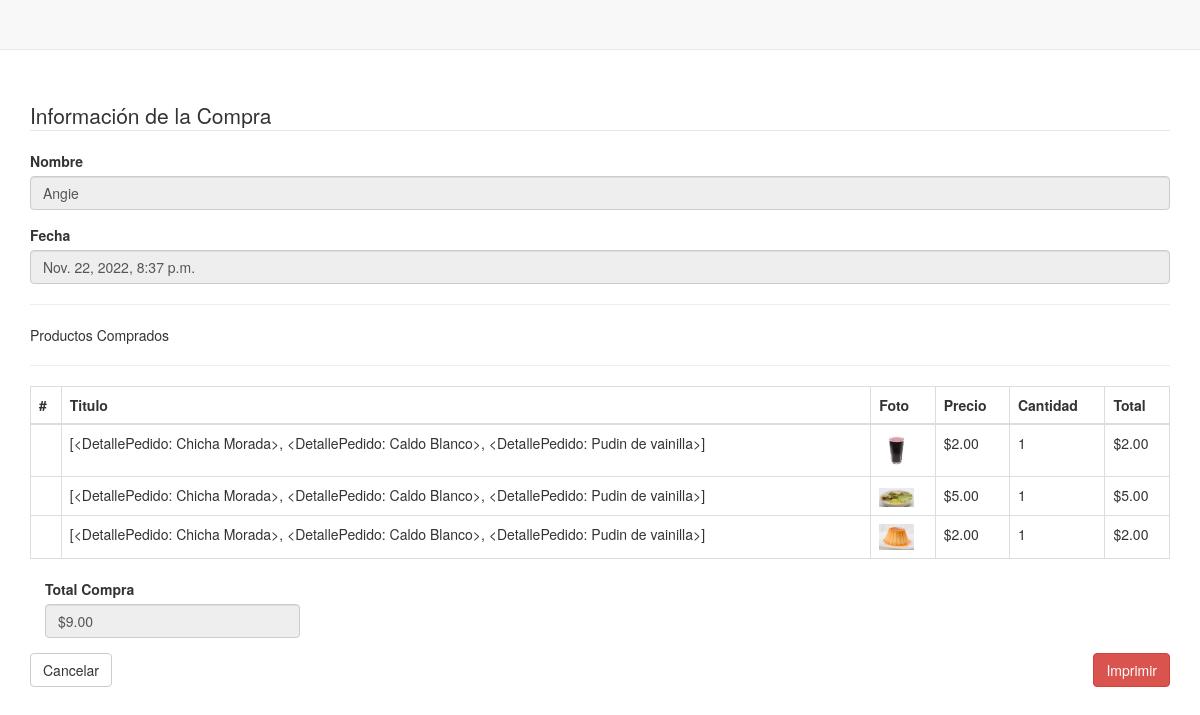
The app's page /ver_pedido/ (signed in), older data.
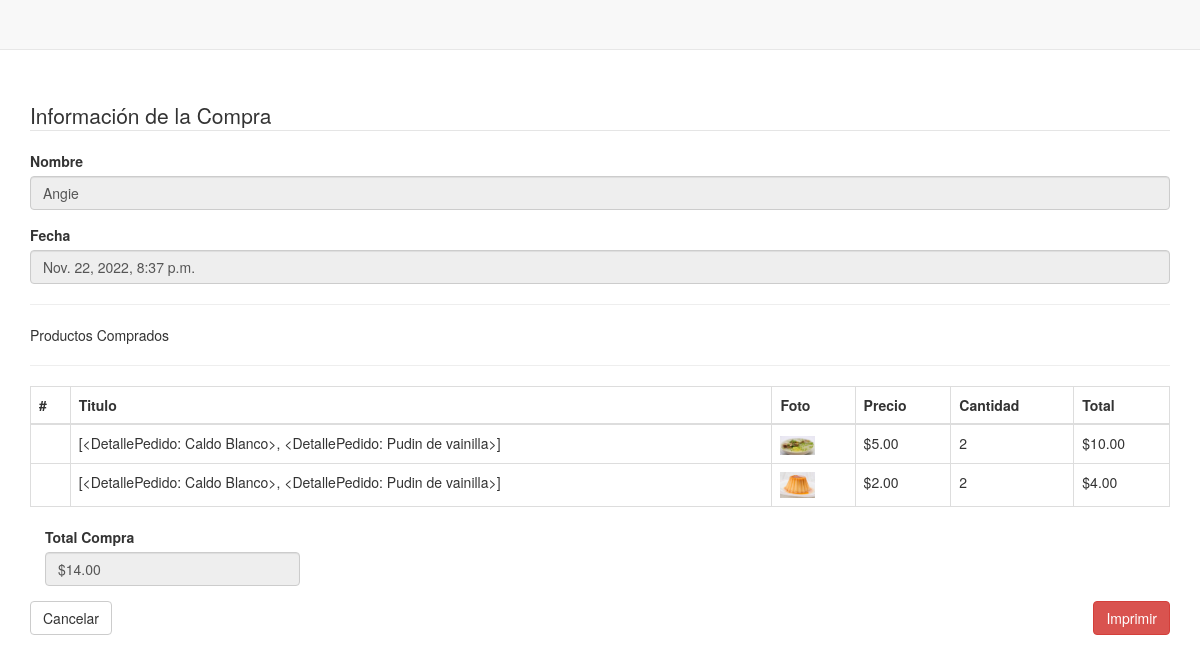
The same page, newer data.
### store/models.py (models this page shows, shortened)
class DetallePedido(models.Model):
    producto = models.ForeignKey(Producto, on_delete=models.SET_NULL, null=True, blank=True)
    pedido = models.ForeignKey(Pedido, on_delete=SET_NULL, null=True, blank=True)
    cantidad = models.IntegerField(default=0, null=True, blank=True)
    fec_agregado = models.DateTimeField(auto_now_add=True)
    def __str__(self):
        return str(self.producto)
    @property
    def get_total(self):
        total = self.producto.precio * self.cantidad
        return total

class Pedido(models.Model):
    cliente = models.ForeignKey(Cliente, null=True, blank=True, on_delete=models.SET_NULL)
    fecha = models.DateTimeField(auto_now_add=True)
    estado = models.BooleanField(default=False, null=True, blank=False)
    id_transaccion = models.CharField(max_length=50, null=True)
    @property
    def get_carrito_total(self):
        detallepedidos = self.detallepedido_set.all()
        total = sum([articulo.get_total for articulo in detallepedidos])
        return total
    @property
    def get_carrito_articulos(self):
        detallepedidos = self.detallepedido_set.all()
        total = sum([articulo.cantidad for articulo in detallepedidos])
        return total
    @property
    def get_carrito_articulos_name(self):
        detallepedidos = self.detallepedido_set.all()
        total = [articulo for articulo in detallepedidos]
        return total

class Producto(models.Model):
    id_producto = models.AutoField(primary_key=True)
    nombre = models.CharField(max_length=50)
    categoria = models.ForeignKey(Categoria, null=False, blank=False, on_delete=models.CASCADE)
    precio = models.DecimalField(max_digits=7, decimal_places=2)
    descripcion = models.CharField(max_length=200)
    digital = models.BooleanField(default=False, null=True, blank=False)
    imagen = models.ImageField(null=True, blank=True)
    def __str__(self):
        return self.nombre
    @property
    def imagenURL(self):
        try:
            url = self.imagen.url
        except:
            url = ' '
        return url

### store/views.py (the view)
# urls.py: path('ver_pedido/', views.ver_pedido, name="ver_pedido"),
def ver_pedido(request):
	data = cartData(request)
	carritoItems = data['carritoItems']
	pedido = data['pedido']
	articulos = data['articulos']
	context = {'articulos':articulos, 'pedido':pedido, 'carritoItems':carritoItems}
	return render(request, 'ver_pedido.html', context)

### store/utils.py (called while the page is built)
def cartData(request):
    if request.user.is_authenticated:
        cliente = request.user.cliente
        pedido, created = Pedido.objects.get_or_create(cliente=cliente, estado=False )
        articulos = pedido.detallepedido_set.all()
        carritoItems = pedido.get_carrito_articulos
    else:
        cookieData = cookieCart(request)
        carritoItems = cookieData['carritoItems']
        pedido = cookieData['pedido']
        articulos = cookieData['articulos']
    return{'carritoItems': carritoItems, 'pedido': pedido, 'articulos':articulos}

### store/templates/ver_pedido.html (shortened to what this page needs)
{% load static %}
<!DOCTYPE html>
<html lang="en">
  <head>
    <link rel="stylesheet" href='{% static "css/bootstrap.min.css" %}'>
    <link rel="stylesheet" href='{% static "css/estilos.css" %}'>
  </head>
  <body>
    <nav class="navbar navbar-default navbar-fixed-top">
    </nav>
    <div class="container" id="main">
    <div class="row">
          <div class="col-md-12">
            <fieldset>
                <legend>Información de la Compra</legend>
                <div class="form-group">
                    <label>Nombre</label>
                    <input value="{{request.user}}" type="text" class="form-control" readonly>
                </div>
                <div class="form-group">
                    <label>Fecha</label>
                    <input value="{{pedido.fecha}}" type="text" class="form-control" readonly>
                </div>
                <hr>
                    Productos Comprados
                <hr>
                <table class="table table-bordered">
                  <thead>
                    <tr>
                      <th>#</th>
                      <th>Titulo</th>
                      <th>Foto</th>
                      <th>Precio</th>
                      <th>Cantidad</th>
                      <th>
                          Total
                      </th>
                    </tr>
                  </thead>
                  <tbody>
                    {% for articulo in articulos %}
                    <tr>
                      <td></td>
                      <td>{{ pedido.get_carrito_articulos_name}}</td>
                      <td>
                          <img src="{{articulo.producto.imagenURL}}" width="35">
                      </td>
                      <td>${{ articulo.producto.precio|floatformat:2}}</td>
                      <td>{{articulo.cantidad}}</td>
                    <td>
                        ${{articulo.get_total|floatformat:2}}
                    </td>
                    </tr>
                    {% endfor %}
                  </tbody>
                </table>
                <div class="col-md-3">
                    <div class="form-group">
                        <label>Total Compra</label>
                        <input value="${{pedido.get_carrito_total|floatformat:2}}" type="text" class="form-control" readonly>
                    </div>
                </div>
            </fieldset>
            <div class="pull-left">
                <a href="{% url 'perfil' %}" class="btn btn-default hidden-print">Cancelar</a>
            </div>
            <div class="pull-right">
                <a href="javascript:;" id="btnImprimir" class="btn btn-danger hidden-print">Imprimir</a>
            </div>
          </div>
        </div>
    </div>
  </body>
</html>

Row changes from the older to the newer data that the page shows:
removed DetallePedido: {{ pedido.get_carrito_articulos_name }} "[<DetallePedido: Chicha Morada>, <DetallePedido: Caldo Blanco>, <DetallePedido: Pudin de vainilla>]", producto.imagenURL (picture), producto.precio "2.00", cantidad "1", get_total "2.00"
changed through a linked row, Pedido: get_carrito_articulos_name "[<DetallePedido: Chicha Morada>, <DetallePedido: Caldo Blanco>, <DetallePedido: Pudin de vainilla>]" → "[<DetallePedido: Caldo Blanco>, <DetallePedido: Pudin de vainilla>]"; get_carrito_total "$9.00" → "$14.00"
changed DetallePedido (number 1 of 2 on the later page): cantidad "1" → "2"; get_total "5.00" → "10.00"
changed DetallePedido (number 2 of 2 on the later page): cantidad "1" → "2"; get_total "2.00" → "4.00"
